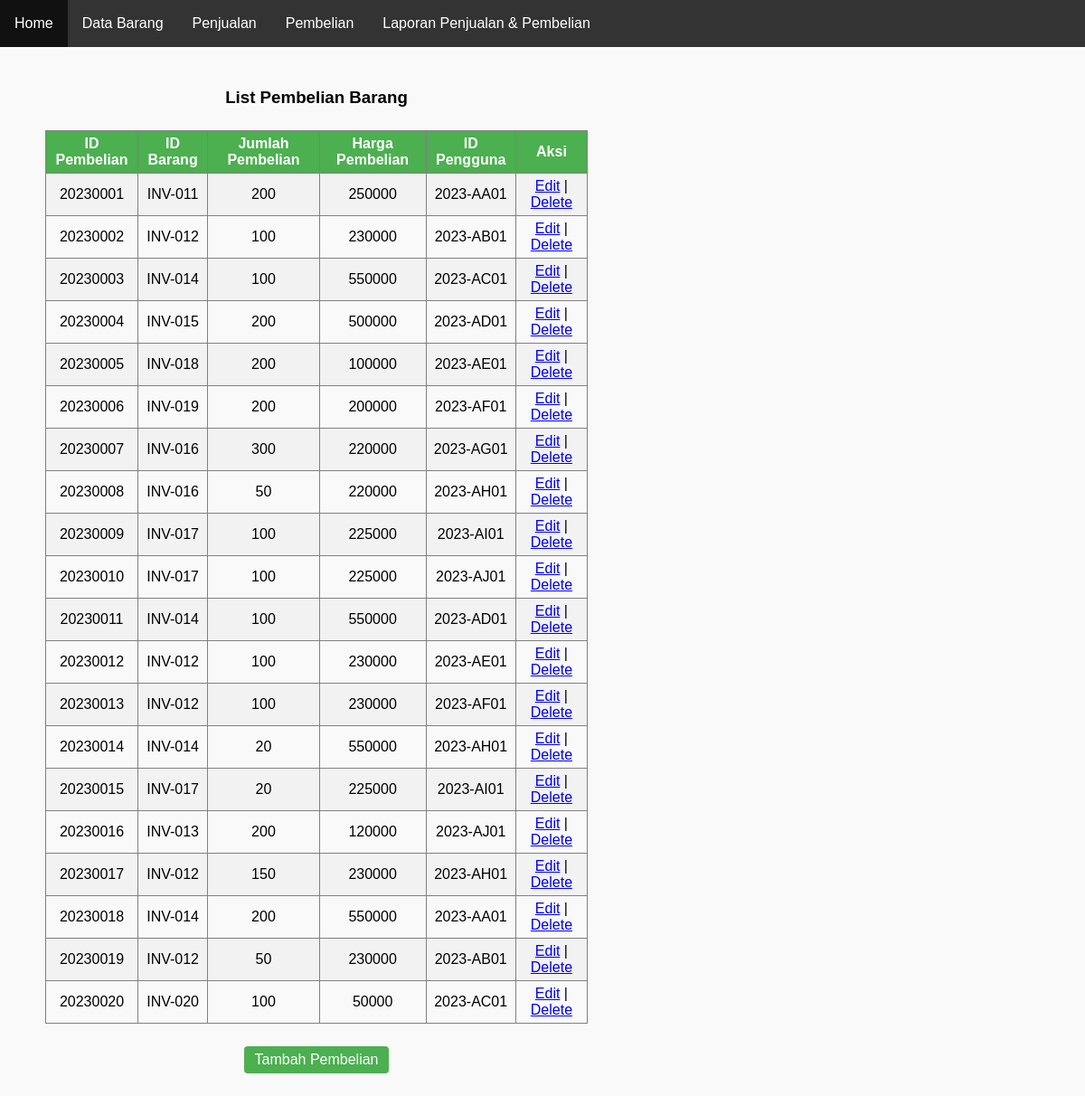
The app's page /MVC/index.php?controller=pembelian&action=list with its own data.
### tables this page shows
CREATE TABLE IF NOT EXISTS `pembelian` (
  `IdPembelian` int NOT NULL,
  `IdBarang` varchar(10) DEFAULT NULL,
  `JumlahPembelian` int DEFAULT NULL,
  `HargaBeli` int DEFAULT NULL,
  `IdPengguna` varchar(10) DEFAULT NULL,
  PRIMARY KEY (`IdPembelian`),
  KEY `IdPengguna` (`IdPengguna`)
);

### MVC/controllers/pembelian_controller.php (called while the page is built, shortened)
<?php
  class PembelianController {
    public function list() {
      $listPembelian = Pembelian::all();
      require_once('views/pembelian/list.php');
    }
  }
?>

### MVC/index.php (called while the page is built, shortened)
<?php
  require_once('views/layout.php');
?>

### MVC/models/pembelian.php (called while the page is built, shortened)
<?php
  class Pembelian {
    public function __construct($idPembelian,$idBarang, $jumlahPembelian, $hargaBeli, $idPengguna) {
      $this->idPembelian = $idPembelian;
      $this->idBarang = $idBarang;
      $this->jumlahPembelian = $jumlahPembelian;
      $this->hargaBeli = $hargaBeli;
      $this->idPengguna = $idPengguna;
    }
    public static function all() {
      $list = [];
      $db = Db::getInstance();
      $req = $db->query('SELECT * FROM pembelian');
      foreach($req->fetchAll() as $pembelian) {
        $list[] = new Pembelian($pembelian['IdPembelian'], $pembelian['IdBarang'],$pembelian['JumlahPembelian'], $pembelian['HargaBeli'], $pembelian['IdPengguna']);
      }
      return $list;
    }
  }
?>

### MVC/views/pembelian/list.php (the view, shortened to what this page needs)
<!DOCTYPE html>
<html>
    <head>
        <link rel="stylesheet" href="style.css">
    </head>
    <table>
    <table>
    <table>
            <tr>
                <td>
                    <h3>List Pembelian Barang</h3>
                </td>
            </tr>
    <body>
            <table border="1">
            <tr>
                <th>ID Pembelian</th>
                <th>ID Barang</th>
                <th>Jumlah Pembelian</th>
                <th>Harga Pembelian</th>
                <th>ID Pengguna</th>
                <th>Aksi</th>
            </tr>
            <?php
            foreach ($listPembelian as $pembelian) {
                echo "<tr>";
                echo "<td>" . $pembelian->idPembelian . "</td>";
                echo "<td>" . $pembelian->idBarang . "</td>";
                echo "<td>" . $pembelian->jumlahPembelian . "</td>";
                echo "<td>" . $pembelian->hargaBeli . "</td>";
                echo "<td>" . $pembelian->idPengguna . "</td>";
                echo "<td><a href='?controller=pembelian&action=update&id=" . $pembelian->idPembelian . "'>Edit</a> | <a href='?controller=pembelian&action=delete&id=" . $pembelian->idPembelian . "'>Delete</a></td>";
                echo "</tr>";
            }
            ?>
        </table>
        <table>
            <tr>
                <td><a class ="button" href='?controller=pembelian&action=add'>Tambah Pembelian</a>
                </tr>
        </table>
            </body>
</html>

### MVC/style.css (style rules this page uses)
body, h1, h2, h3, p, form, table { margin: 0; padding: 0; }
body { font-family: Arial, sans-serif; line-height: 1.5; background-color: #f9f9f9; }
.button { background-color: #4caf50; color: #fff; border: none; padding: 8px 15px; border-radius: 4px; cursor: pointer; text-align: center; }
table { width: 50%; border-collapse: collapse; margin-left: 50px; margin-bottom: 20px; }
table th, table td { padding: 5px; text-align: center; }
table th { background-color: #4caf50; color: #fff; }
table tr:nth-child(even) { background-color: #f2f2f2; }
a.button { display: inline-block; background-color: #4caf50; color: #fff; padding: 6px 12px; text-decoration: none; border-radius: 4px; }

### records on screen
pembelian: IdPembelian "20230001", IdBarang "INV-011", JumlahPembelian "200", HargaBeli "250000", IdPengguna "2023-AA01"
pembelian: IdPembelian "20230002", IdBarang "INV-012", JumlahPembelian "100", HargaBeli "230000", IdPengguna "2023-AB01"
pembelian: IdPembelian "20230003", IdBarang "INV-014", JumlahPembelian "100", HargaBeli "550000", IdPengguna "2023-AC01"
pembelian: IdPembelian "20230004", IdBarang "INV-015", JumlahPembelian "200", HargaBeli "500000", IdPengguna "2023-AD01"
pembelian: IdPembelian "20230005", IdBarang "INV-018", JumlahPembelian "200", HargaBeli "100000", IdPengguna "2023-AE01"
pembelian: IdPembelian "20230006", IdBarang "INV-019", JumlahPembelian "200", HargaBeli "200000", IdPengguna "2023-AF01"
pembelian: IdPembelian "20230007", IdBarang "INV-016", JumlahPembelian "300", HargaBeli "220000", IdPengguna "2023-AG01"
pembelian: IdPembelian "20230008", IdBarang "INV-016", JumlahPembelian "50", HargaBeli "220000", IdPengguna "2023-AH01"
pembelian: IdPembelian "20230009", IdBarang "INV-017", JumlahPembelian "100", HargaBeli "225000", IdPengguna "2023-AI01"
pembelian: IdPembelian "20230010", IdBarang "INV-017", JumlahPembelian "100", HargaBeli "225000", IdPengguna "2023-AJ01"
pembelian: IdPembelian "20230011", IdBarang "INV-014", JumlahPembelian "100", HargaBeli "550000", IdPengguna "2023-AD01"
pembelian: IdPembelian "20230012", IdBarang "INV-012", JumlahPembelian "100", HargaBeli "230000", IdPengguna "2023-AE01"
pembelian: IdPembelian "20230013", IdBarang "INV-012", JumlahPembelian "100", HargaBeli "230000", IdPengguna "2023-AF01"
pembelian: IdPembelian "20230014", IdBarang "INV-014", JumlahPembelian "20", HargaBeli "550000", IdPengguna "2023-AH01"
pembelian: IdPembelian "20230015", IdBarang "INV-017", JumlahPembelian "20", HargaBeli "225000", IdPengguna "2023-AI01"
pembelian: IdPembelian "20230016", IdBarang "INV-013", JumlahPembelian "200", HargaBeli "120000", IdPengguna "2023-AJ01"
pembelian: IdPembelian "20230017", IdBarang "INV-012", JumlahPembelian "150", HargaBeli "230000", IdPengguna "2023-AH01"
pembelian: IdPembelian "20230018", IdBarang "INV-014", JumlahPembelian "200", HargaBeli "550000", IdPengguna "2023-AA01"
pembelian: IdPembelian "20230019", IdBarang "INV-012", JumlahPembelian "50", HargaBeli "230000", IdPengguna "2023-AB01"
pembelian: IdPembelian "20230020", IdBarang "INV-020", JumlahPembelian "100", HargaBeli "50000", IdPengguna "2023-AC01"
